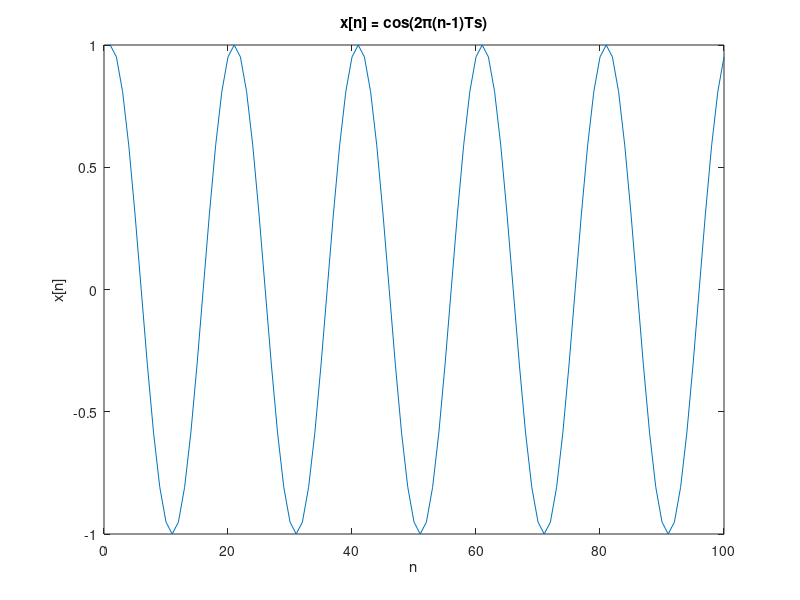
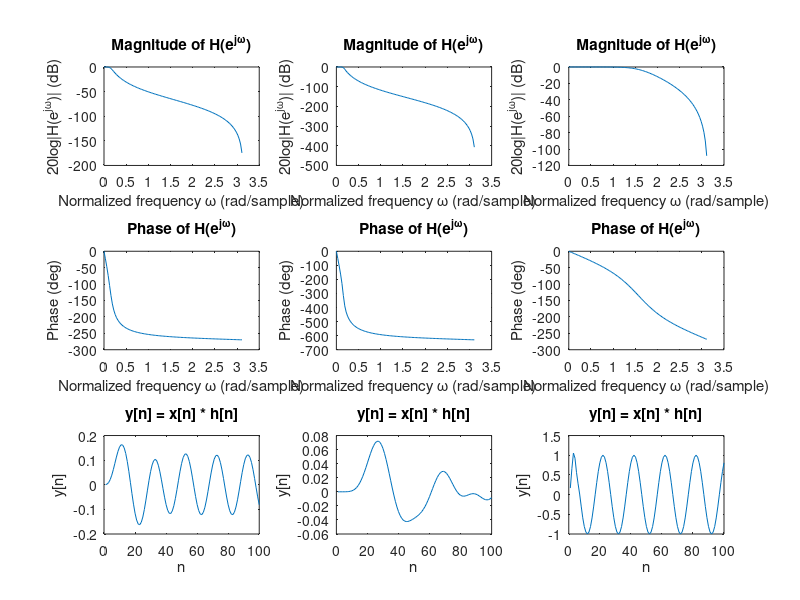

The MATLAB script that drew these images, in order:
clear all;
clc;

%% Part 1 (a)
N = 100;
fs = 20;
Ts = 1/fs;
n = linspace(1, 100,N);
x = zeros(1, N);
for m = 1:N
    x(m) = cos(2 * pi * (m - 1) * Ts);
end

figure
plot(n, x)
title('x[n] = cos(2π(n-1)Ts)')
xlabel('n')
ylabel('x[n]')

%% Part 1 (b)
L = 3; % order
fc = 0.05; % Normalized Cutoff Frequency
[b1, a1] = butter(L, fc);
[H, w] = freqz(b1, a1, N); % Frequency response H(e^jw)

figure
subplot(3, 3, 1)
plot(w, 20*log10(abs(H)))
title('Magnitude of H(e^{jω})')
xlabel('Normalized frequency ω (rad/sample)')
ylabel('20log|H(e^{jω})| (dB)')

subplot(3, 3, 4)
plot(w, unwrap(angle(H))*180/pi)
title('Phase of H(e^{jω})')
xlabel('Normalized frequency ω (rad/sample)')
ylabel('Phase (deg)')

y = filter(b1, a1, x);

subplot(3, 3, 7)
plot(n, y);
title('y[n] = x[n] * h[n]')
xlabel('n')
ylabel('y[n]')

%% Part 1 (c)
L = 7;
fc = 0.05;
fs = 20;

[b2, a2] = butter(L, fc);
[H, w] = freqz(b2, a2, N); % Frequency response H(e^jw)

subplot(3, 3, 2)
plot(w, 20*log10(abs(H)))
title('Magnitude of H(e^{jω})')
xlabel('Normalized frequency ω (rad/sample)')
ylabel('20log|H(e^{jω})| (dB)')

subplot(3, 3, 5)
plot(w, unwrap(angle(H))*180/pi)
title('Phase of H(e^{jω})')
xlabel('Normalized frequency ω (rad/sample)')
ylabel('Phase (deg)')

y = filter(b2, a2, x);

subplot(3, 3, 8)
plot(n, y);
title('y[n] = x[n] * h[n]')
xlabel('n')
ylabel('y[n]')

%% Part 1 (d)
L = 3;
fc = 0.5;
fs = 20;

[b3, a3] = butter(L, fc);
[H, w] = freqz(b3, a3, N); % Frequency response H(e^jw)

subplot(3, 3, 3)
plot(w, 20*log10(abs(H)))
title('Magnitude of H(e^{jω})')
xlabel('Normalized frequency ω (rad/sample)')
ylabel('20log|H(e^{jω})| (dB)')

subplot(3, 3, 6)
plot(w, unwrap(angle(H))*180/pi)
title('Phase of H(e^{jω})')
xlabel('Normalized frequency ω (rad/sample)')
ylabel('Phase (deg)')

y = filter(b3, a3, x);

subplot(3, 3, 9)
plot(n, y);
title('y[n] = x[n] * h[n]')
xlabel('n')
ylabel('y[n]')

%% Part 1 (e)
% See the report for explanation!
